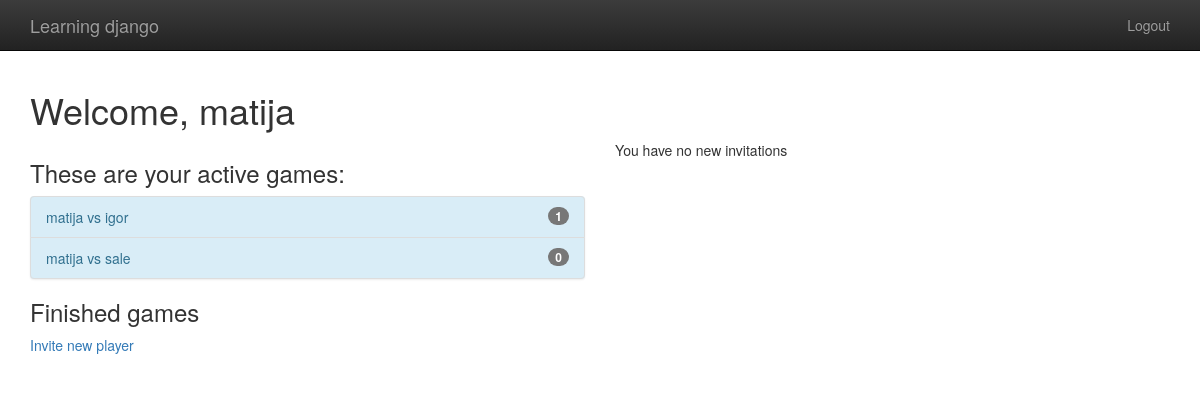
Before: /player/ (signed in) with the older database file.
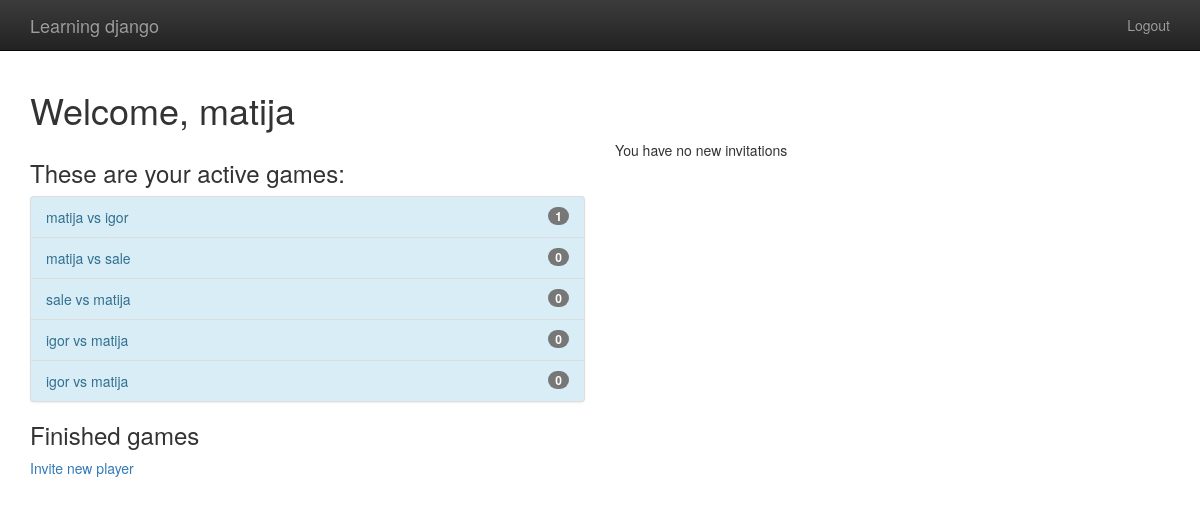
After: the same page with the newer database file.
### gameplay/models.py (models this page shows, shortened)
class Game(models.Model):
    BOARD_SIZE = 3
    STATUS_CHOICES = (
        ("F", "First player to move"),
        ("S", "Second player to move"),
        ("W", "First player wins"),
        ("L", "First player loses"),
        ("D", "Draw")
    )
    first_player = models.ForeignKey(User, related_name="games_first_player", on_delete=models.CASCADE)
    second_player = models.ForeignKey(User, related_name="games_second_player", on_delete=models.CASCADE)
    start_time = models.DateTimeField(auto_now_add=True)
    last_active = models.DateTimeField(auto_now=True)
    status = models.CharField(max_length=1, default='F', choices=STATUS_CHOICES)
    objects = GamesQuerySet.as_manager()
    def get_absolute_url(self):
        return reverse("game:gameplay_detail", args=[self.id])
    def __str__(self):
        return '{0} vs {1}'.format(self.first_player, self.second_player)

### player/views.py (the view)
# urls.py: 2. Add a URL to urlpatterns:  path('', views.home, name='home')
@login_required
def home(request):
    user_games = Game.objects.games_for_user(request.user)
    active_games = user_games.active()
    finished_games = user_games.difference(active_games)
    invitations = request.user.received_invitations.all()
    return render(request, "player/home.html",
                            {"active_games":active_games, "finished_games":finished_games, "invitations":invitations}
                  )

### gameplay/models.py (called while the page is built)
    def games_for_user(self,user):
        return self.filter(
            Q(first_player=user) | Q(second_player=user)
        )

    def active(self):
        return self.filter(
            Q(status="F") | Q(status="S")
        )

### player/templates/player/home.html (shortened to what this page needs)
{%  extends "base.html" %}
{% block content %}
<h1>Welcome, {{ user.username }}</h1>
    <div class="row">
    <div class="col-md-6">
        <h3>These are your active games:</h3>
        {% include "player/game_list_snippet.html" with games_list=active_games %}
        <h3>Finished games</h3>
        <p><a href="{% url "player:player_invitation" %}"> Invite new player</a></p>
    </div>
    <div class="col-md-6">
        {% if invitations %}
            <div class="list-group">
            {% for inv in invitations %}
                <li class="list-group-item"> <a href="{% url "player:player_accept_invitation" invitation_id=inv.id%}">
                    {{ inv.from_user }} has invited you to play the game</a></li>
            {% endfor %}
            </div>
        {% else %}
            <p>You have no new invitations</p>
        {% endif %}
    </div>
    </div>
{%  endblock %}

### player/templates/player/game_list_snippet.html (shortened to what this page needs)
{% if games_list %}
    <div class="list-group bg-info">
        {% for game in games_list %}
            <a class="list-group-item list-group-item-info" href="{{ game.get_absolute_url }}">
                {{ game }}
                <span class="badge">{{ game.move_set.count }}</span>
            </a>
        {% endfor %}
    </div>
{% endif %}

Changed rows visible on the page:
added Game: first_player+second_player "sale vs matija", move_set.count "0"
added Game: first_player+second_player "igor vs matija", move_set.count "0"
added Game: first_player+second_player "igor vs matija", move_set.count "0"
